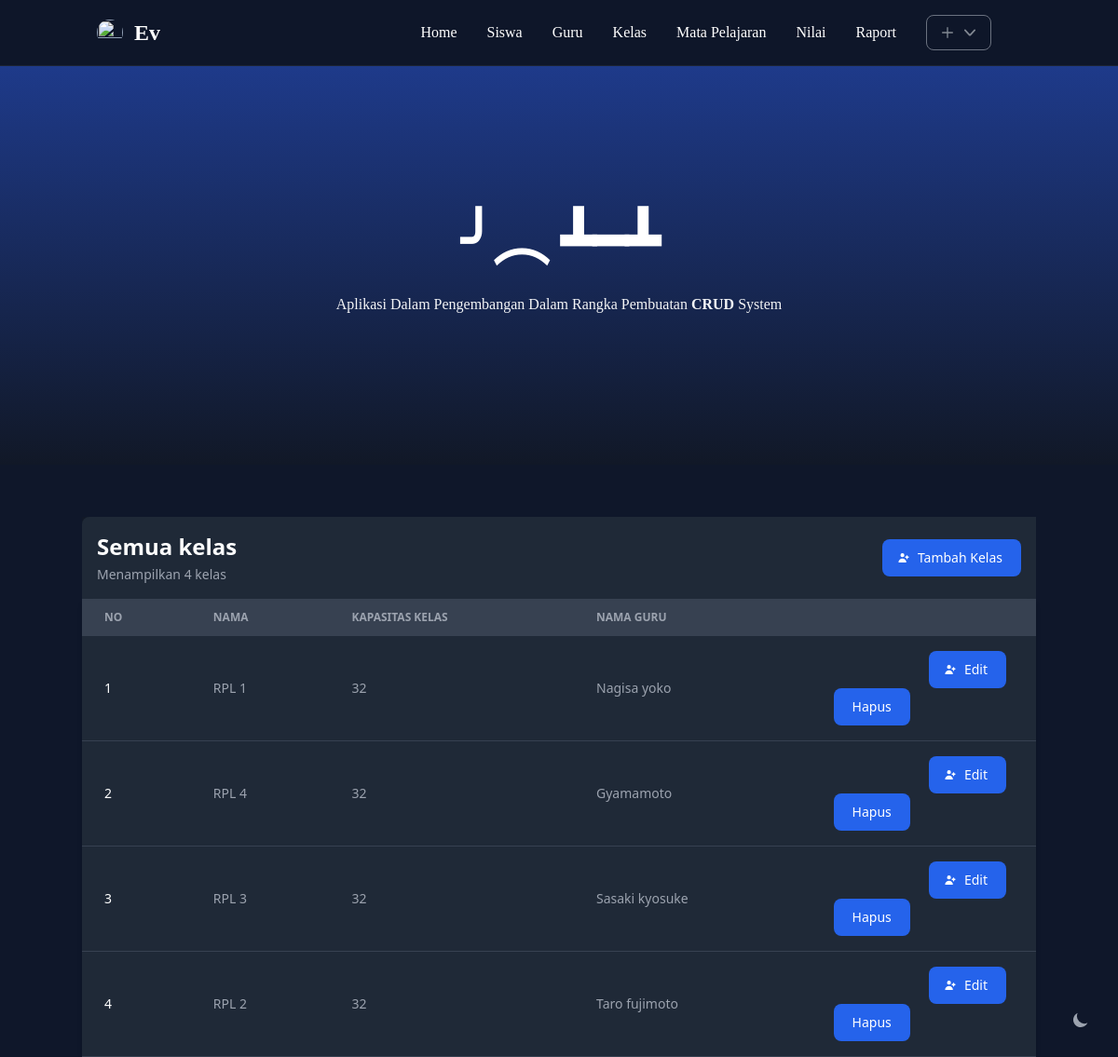
/?v=kelas, run on an earlier commit of the app's database.
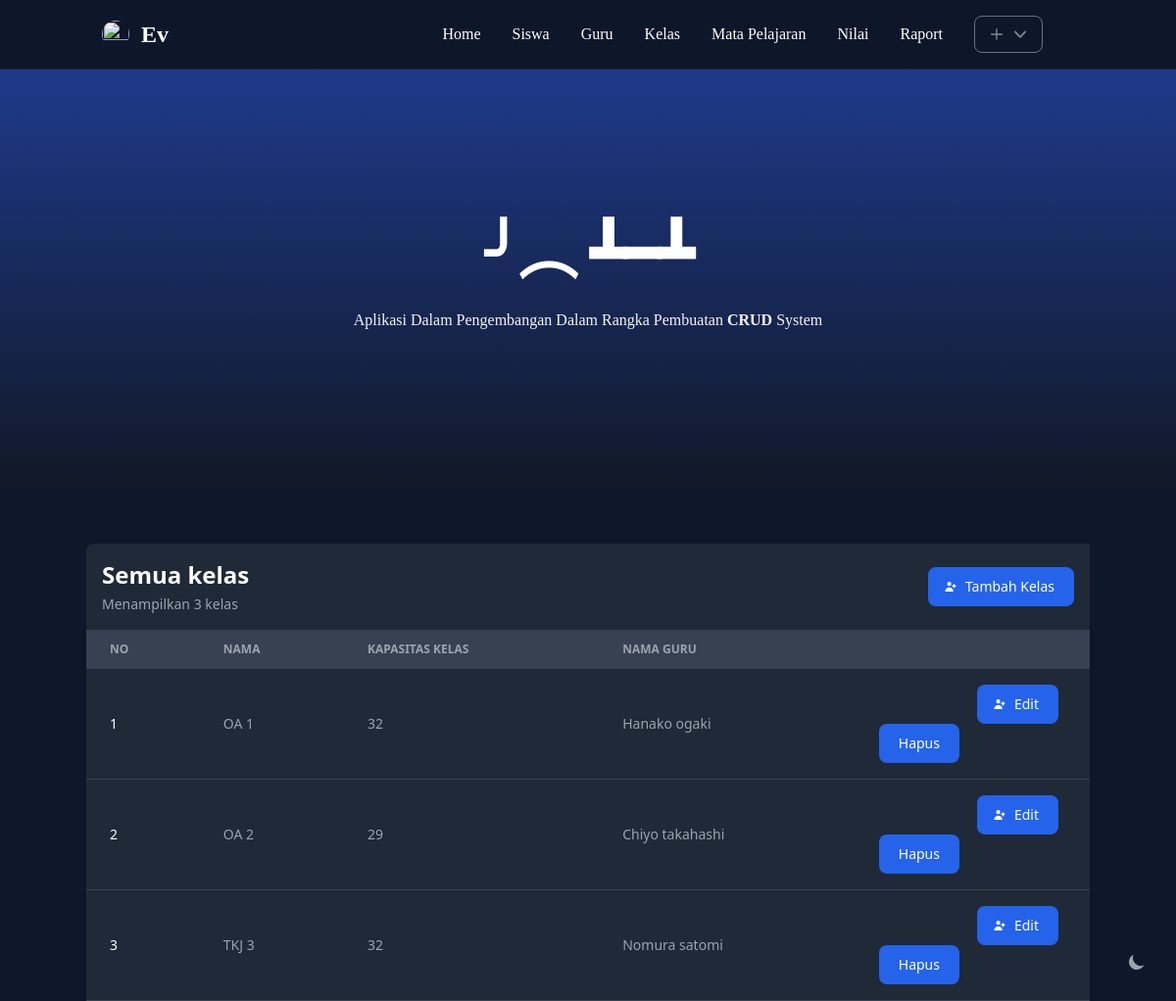
And on a later commit of the database.
### tables this page shows
CREATE TABLE `kelas` (
  `id` int NOT NULL,
  `nama` varchar(10) DEFAULT NULL,
  `kapasitas` int DEFAULT NULL,
  `kode_guru` int DEFAULT NULL
);

CREATE TABLE `gurus` (
  `kode_guru` int NOT NULL,
  `nama_guru` varchar(50) NOT NULL,
  `pendidikan` varchar(40) NOT NULL,
  `prodi` varchar(80) NOT NULL
);

### public/kelas/index.php (shortened to what this page needs)
<?php
try {
  $connection = connect();
  $query = "SELECT * from kelas AS kl JOIN gurus AS gr ON gr.kode_guru = kl.kode_guru";
  $datas = $connection->query($query);
  $byk = mysqli_num_rows($datas);
} catch (\Throwable $e) {
  $error = $e->getMessage();
}
?>
<section class="container -mt-7 mx-auto bg-white dark:bg-gray-900 mt-14 ">
  <div class="flex-row items-center justify-between p-4 space-y-3 rounded-ss-lg dark:bg-gray-800 sm:flex sm:space-y-0 sm:space-x-4">
    <div>
      <h4 class="mr-3 text-2xl font-semibold dark:text-white">Semua kelas</h4>
      <p class="mt-1 text-sm font-normal text-gray-500 dark:text-gray-400"><?= $byk > 0 ? "Menampilkan $byk kelas" : 'Tidak ada data kelas'; ?></p>
    </div>
    <button data-modal-target="authentication-modal" id="addsiswa" data-modal-toggle="authentication-modal" class="text-white capitalize bg-[#404eed] hover:bg-blue-800/95 focus:ring-2 focus:outline-none focus:ring-blue-300 font-medium rounded-lg text-sm px-5 py-2.5 text-center inline-flex items-center mr-2 dark:bg-blue-600 dark:hover:bg-blue-700 dark:focus:ring-blue-800">
      <svg xmlns="http://www.w3.org/2000/svg" class="h-3.5 w-3.5 mr-2 -ml-1" viewBox="0 0 20 20" fill="currentColor" aria-hidden="true">
        <path d="M8 9a3 3 0 100-6 3 3 0 000 6zM8 11a6 6 0 016 6H2a6 6 0 016-6zM16 7a1 1 0 10-2 0v1h-1a1 1 0 100 2h1v1a1 1 0 102 0v-1h1a1 1 0 100-2h-1V7z"></path>
      </svg>
      tambah kelas
    </button>
  </div>
  <div class="relative overflow-x-auto shadow-md sm:rounded-bb-lg">
    <table class="w-full text-sm text-left text-gray-500 dark:text-gray-400">
      <thead class="text-xs text-gray-700 uppercase bg-gray-50 dark:bg-gray-700 dark:text-gray-400">
        <tr>
          <th scope="col" class="px-6 py-3">
            nO
          </th>
          <th scope="col" class="px-6 py-3">
            nama
          </th>
          <th scope="col" class="px-6 py-3">
            kapasitas kelas
          </th>
          <th scope="col" class="px-6 py-3">
            nama guru
          </th>
          <th scope="col" class="px-6 py-3">
          </th>
        </tr>
      </thead>
      <tbody>
        <?php $i = 1;
        while ($data = $datas->fetch_object()) : ?>
          <tr class="bg-white border-b dark:bg-gray-800 dark:border-gray-700">
            <th scope="row" class="px-6 py-4 font-medium text-gray-900 whitespace-nowrap dark:text-white">
              <?= $i ?>
            </th>
            <td class="px-6 py-4">
              <?= $data->nama; ?>
            </td>
            <td class="px-6 py-4">
              <?= $data->kapasitas; ?>
            </td>
            <td class="px-6 py-4">
              <?= str_replace('.', ' ', ucfirst($data->nama_guru)) ?>
            </td>
            <td class="px-6 py-4 text-right">
              <a href="?v=kelas&i=<?= $data->id ?>&m=edit" class="text-white capitalize bg-[#404eed] hover:bg-blue-800/95 focus:ring-2 focus:outline-none focus:ring-blue-300 font-medium rounded-lg text-sm px-5 py-2.5 text-center inline-flex items-center mr-2 dark:bg-blue-600 dark:hover:bg-blue-700 dark:focus:ring-blue-800">
                <svg xmlns="http://www.w3.org/2000/svg" class="h-3.5 w-3.5 mr-2 -ml-1" viewBox="0 0 20 20" fill="currentColor" aria-hidden="true">
                  <path d="M8 9a3 3 0 100-6 3 3 0 000 6zM8 11a6 6 0 016 6H2a6 6 0 016-6zM16 7a1 1 0 10-2 0v1h-1a1 1 0 100 2h1v1a1 1 0 102 0v-1h1a1 1 0 100-2h-1V7z"></path>
                </svg>
                edit
              </a>
              <button data-modal-target="defaultModal" data-modal-toggle="defaultModal" class="block text-white bg-blue-700 hover:bg-blue-800 focus:ring-4 focus:outline-none focus:ring-blue-300 font-medium rounded-lg text-sm px-5 py-2.5 text-center dark:bg-blue-600 dark:hover:bg-blue-700 dark:focus:ring-blue-800" type="button">
                Hapus
              </button>
            </td>
          </tr>
        <?php $i++;
        endwhile; ?>
      </tbody>
    </table>
  </div>
</section>

What changed in the data, as far as the page shows it:
removed kelas: nama "RPL 1", kapasitas "32", kode_guru.nama_guru "Nagisa yoko"
removed kelas: nama "RPL 4", kapasitas "32", kode_guru.nama_guru "Gyamamoto"
removed kelas: nama "RPL 3", kapasitas "32", kode_guru.nama_guru "Sasaki kyosuke"
removed kelas: nama "RPL 2", kapasitas "32", kode_guru.nama_guru "Taro fujimoto"
added kelas: nama "OA 1", kapasitas "32", kode_guru.nama_guru "Hanako ogaki"
added kelas: nama "OA 2", kapasitas "29", kode_guru.nama_guru "Chiyo takahashi"
added kelas: nama "TKJ 3", kapasitas "32", kode_guru.nama_guru "Nomura satomi"
Also different on the page:
$byk: "4" → "3"
